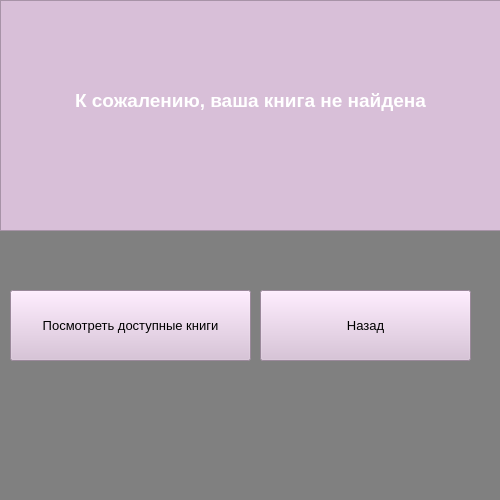
<?xml version="1.0" encoding="UTF-8"?>
<ui version="4.0">
 <class>MainWindow</class>
 <widget class="QMainWindow" name="MainWindow">
  <property name="geometry">
   <rect>
    <x>0</x>
    <y>0</y>
    <width>500</width>
    <height>500</height>
   </rect>
  </property>
  <property name="font">
   <font>
    <family>Bahnschrift Light</family>
    <pointsize>18</pointsize>
   </font>
  </property>
  <property name="windowTitle">
   <string>MainWindow</string>
  </property>
  <property name="styleSheet">
   <string notr="true">background-color: #808080</string>
  </property>
  <widget class="QWidget" name="centralwidget">
   <widget class="QTextEdit" name="textEdit">
    <property name="geometry">
     <rect>
      <x>0</x>
      <y>0</y>
      <width>501</width>
      <height>231</height>
     </rect>
    </property>
    <property name="font">
     <font>
      <family>Arial</family>
     </font>
    </property>
    <property name="styleSheet">
     <string notr="true">background-color: #D8BFD8</string>
    </property>
    <property name="html">
     <string>&lt;!DOCTYPE HTML PUBLIC &quot;-//W3C//DTD HTML 4.0//EN&quot; &quot;http://www.w3.org/TR/REC-html40/strict.dtd&quot;&gt;
&lt;html&gt;&lt;head&gt;&lt;meta name=&quot;qrichtext&quot; content=&quot;1&quot; /&gt;&lt;style type=&quot;text/css&quot;&gt;
p, li { white-space: pre-wrap; }
&lt;/style&gt;&lt;/head&gt;&lt;body style=&quot; font-family:'Arial'; font-size:7.8pt; font-weight:400; font-style:normal;&quot;&gt;
&lt;p align=&quot;center&quot; style=&quot;-qt-paragraph-type:empty; margin-top:0px; margin-bottom:0px; margin-left:0px; margin-right:0px; -qt-block-indent:0; text-indent:0px; font-family:'Bahnschrift Light'; font-size:18pt;&quot;&gt;&lt;br /&gt;&lt;/p&gt;
&lt;p align=&quot;center&quot; style=&quot;-qt-paragraph-type:empty; margin-top:0px; margin-bottom:0px; margin-left:0px; margin-right:0px; -qt-block-indent:0; text-indent:0px; font-family:'Bahnschrift Light'; font-size:18pt;&quot;&gt;&lt;br /&gt;&lt;/p&gt;
&lt;p align=&quot;center&quot; style=&quot;-qt-paragraph-type:empty; margin-top:0px; margin-bottom:0px; margin-left:0px; margin-right:0px; -qt-block-indent:0; text-indent:0px; font-family:'Bahnschrift Light'; font-size:18pt;&quot;&gt;&lt;br /&gt;&lt;/p&gt;
&lt;p align=&quot;center&quot; style=&quot; margin-top:0px; margin-bottom:0px; margin-left:0px; margin-right:0px; -qt-block-indent:0; text-indent:0px;&quot;&gt;&lt;span style=&quot; font-family:'MS Shell Dlg 2'; font-size:14pt; font-weight:600; color:#ffffff;&quot;&gt;К сожалению, ваша книга не найдена&lt;/span&gt;&lt;/p&gt;&lt;/body&gt;&lt;/html&gt;</string>
    </property>
   </widget>
   <widget class="QPushButton" name="pushButton">
    <property name="geometry">
     <rect>
      <x>260</x>
      <y>290</y>
      <width>211</width>
      <height>71</height>
     </rect>
    </property>
    <property name="font">
     <font>
      <family>Arial</family>
      <pointsize>10</pointsize>
     </font>
    </property>
    <property name="styleSheet">
     <string notr="true">background-color: #D8BFD8</string>
    </property>
    <property name="text">
     <string>Назад</string>
    </property>
   </widget>
   <widget class="QPushButton" name="pushButton_2">
    <property name="geometry">
     <rect>
      <x>10</x>
      <y>290</y>
      <width>241</width>
      <height>71</height>
     </rect>
    </property>
    <property name="font">
     <font>
      <family>Arial</family>
      <pointsize>10</pointsize>
     </font>
    </property>
    <property name="styleSheet">
     <string notr="true">background-color: #D8BFD8</string>
    </property>
    <property name="text">
     <string>Посмотреть доступные книги</string>
    </property>
   </widget>
  </widget>
  <widget class="QMenuBar" name="menubar">
   <property name="geometry">
    <rect>
     <x>0</x>
     <y>0</y>
     <width>500</width>
     <height>26</height>
    </rect>
   </property>
  </widget>
  <widget class="QStatusBar" name="statusbar"/>
 </widget>
 <resources/>
 <connections/>
</ui>
